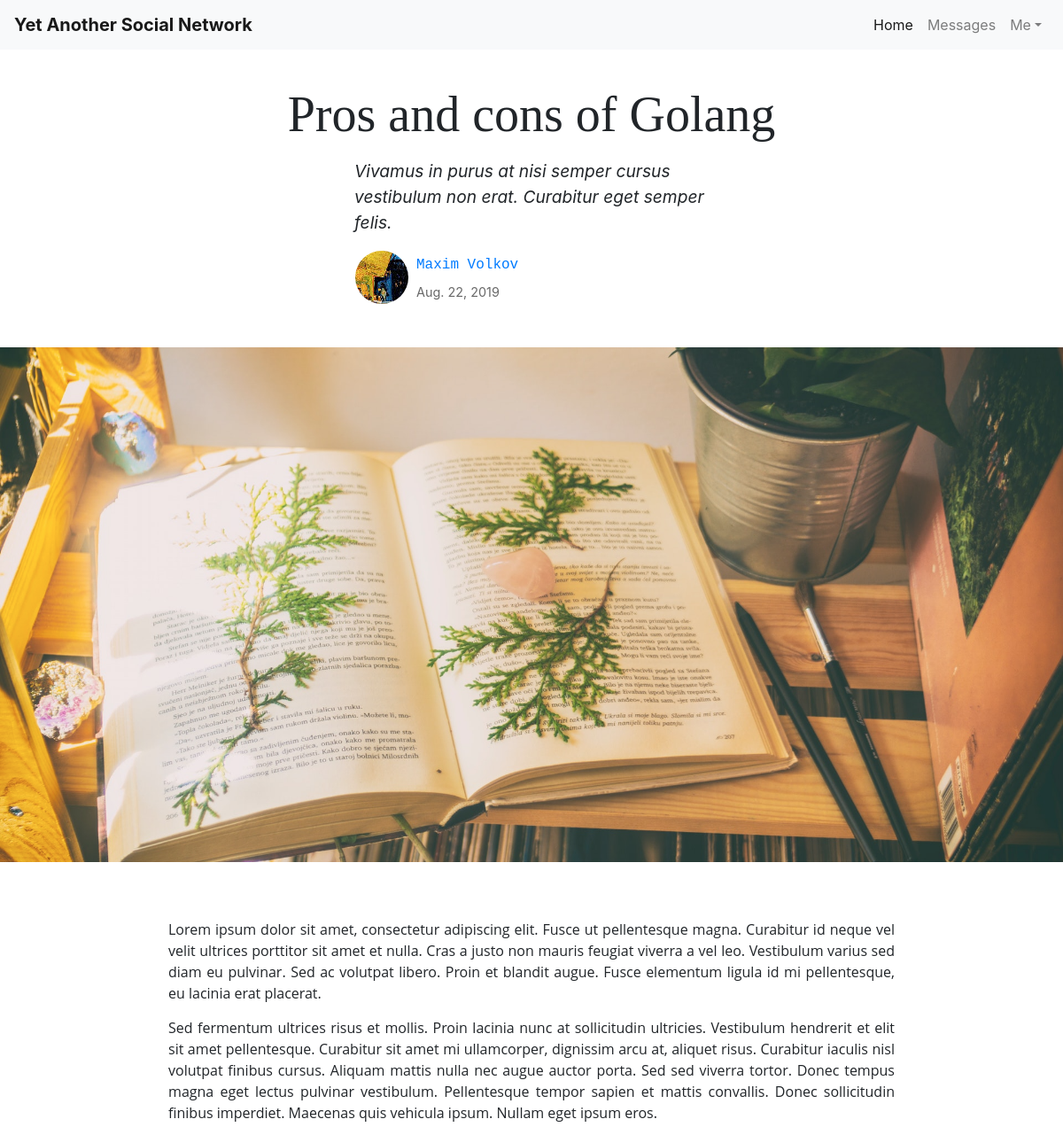
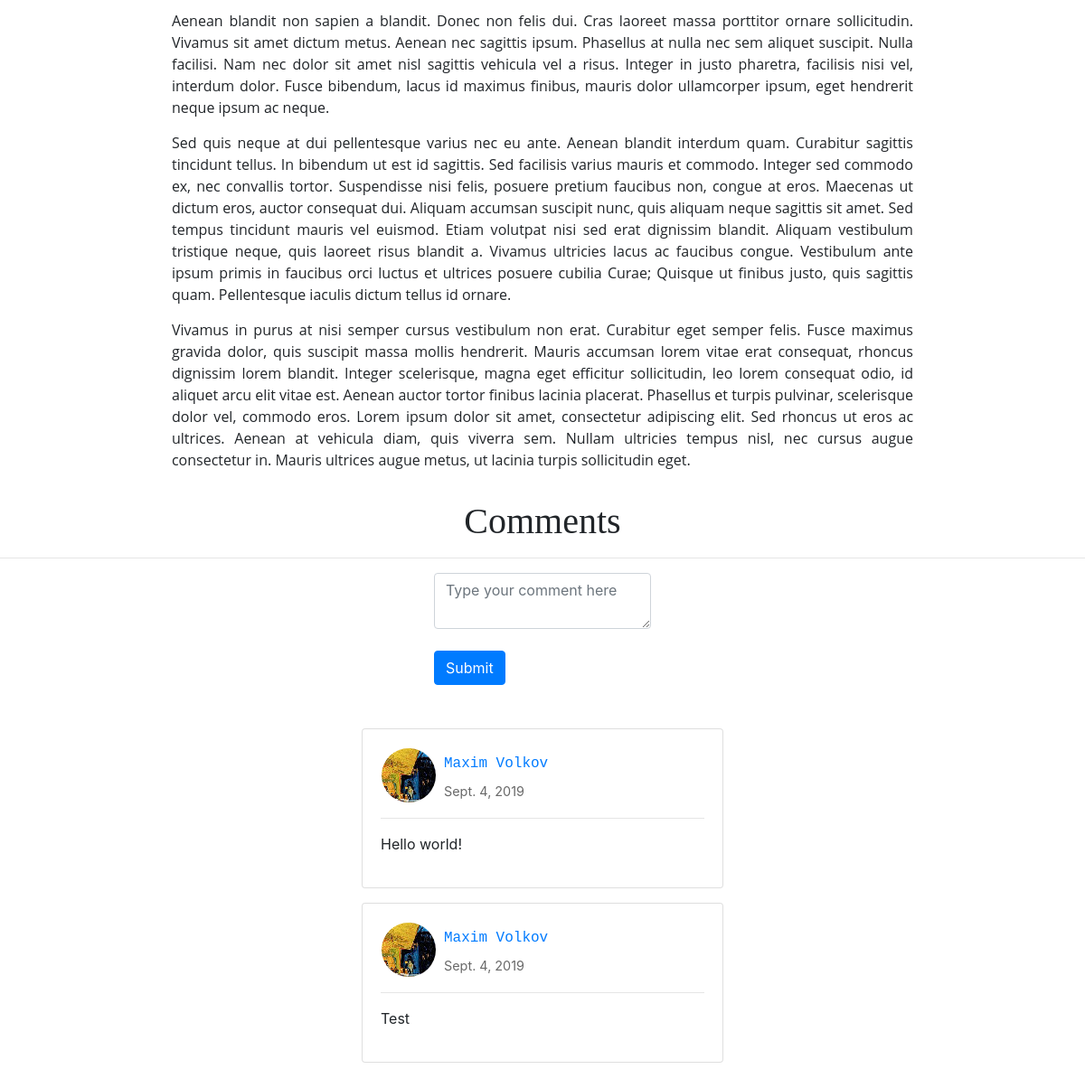
The app's page /home/prog/5/ (signed in) with its own data (2 pictures, top to bottom).
### blog/models.py (models this page shows, shortened)
class Article(models.Model):
    categories = [
        ('prog', 'Programming'),
        ('robo', 'Robotics'),
        ('math', 'Mathematics'),
        ('cs', 'Computer Science'),
        ('bc', 'Blockchain'),
        ('iot', 'Internet Of Things'),
        ('ml', 'Machine Learning'),
        ('hard', 'Hardware'),
        ('do', 'DevOps')
    ]
    title = models.CharField(max_length=256)
    annotation = models.TextField(max_length=150, default='Lorem ipsum')
    logo = models.ImageField(upload_to=get_logo_path, null=True)
    logo_preview = models.ImageField(upload_to=get_logo_preview_path, null=True)
    category = models.CharField(max_length=4, choices=categories)
    author = models.ForeignKey(get_user_model(), on_delete=models.CASCADE)
    date_created = models.DateField(auto_now_add=True)
    date_modified = models.DateField(auto_now=True)
    body = HTMLField('Content')

class Comment(models.Model):
    author = models.ForeignKey(get_user_model(), on_delete=models.CASCADE)
    date_created = models.DateField(auto_now_add=True)
    body = models.TextField()
    article = models.ForeignKey(Article, on_delete=models.CASCADE)

### users/models.py (models this page shows, shortened)
class CustomUser(AbstractUser):
    description = models.CharField(max_length=256)
    avatar = models.ImageField(upload_to=get_avatar_path, default='avatars/default.png', blank=True)
    avatar_preview = models.ImageField(upload_to=get_avatar_preview_path, null=True)

### blog/views.py (the view)
# urls.py: path('<str:category>/<pk>/', views.article),
@login_required
def article(request, category, pk):
    article = Article.objects.get(pk=pk)
    comments = Comment.objects.filter(article=article).order_by('date_created')
    context = {
        'article': article,
        'comments': comments
    }
    return render(request, 'blog/article.html', context)

### users/forms.py
class LoginForm(AuthenticationForm):
    username = forms.CharField(widget=forms.TextInput(attrs={'class': 'form-control'}), max_length=50)
    password = forms.CharField(widget=forms.PasswordInput(attrs={'class': 'form-control'}), max_length=50)

### users/context_processors.py (called while the page is built)
def add_login_form(request):
    return {
        'login_form': LoginForm(),
    }

### blog/templates/blog/article.html (shortened to what this page needs)
{% extends "blog/base.html" %}
{% block content %}
    <div style="margin-top: 6em;">
        <h1 class="display-4" style="text-align: center; font-family: verdana;">{{ article.title }}</h1>
        <div class="mx-auto my-3" style="width: 25em; text-align: left;">
            <i><p style="font-size: 120%;">{{ article.annotation }}</p></i>
            <a id="author" href="/user/{{ article.author.username }}">
                <table>
                    <tr>
                        <td rowspan="2">
                            <img class="rounded-circle" src="{{ article.author.avatar_preview.url }}" alt="Author avatar">
                        </td>
                        <td style="padding-left: 0.5em;">
                            <span style="font-family: courier;">{{ article.author.first_name }} {{ article.author.last_name }}</span>
                        </td>
                    </tr>
                    <tr>
                        <td style="padding-left: 0.5em;">
                            <span style="font-size: 90%; color: dimgrey;">{{ article.date_created }}</span>
                        </td>
                    </tr>
                </table>
            </a>
        </div>
        <img class="img-fluid" src="{{ article.logo.url }}" alt="Logo image" style="padding-top: 2em;">
    </div>
    <div class="container" style="padding-top: 4em; padding-left: 10em; padding-right: 10em;">
        {{ article.body | safe }}
    </div>
    <div style="margin-top: 2em; margin-bottom: 4em;">
        <div class="mx-auto" style="text-align: center;">
            <h1 style="font-family: verdana;">Comments</h1>
            <hr>
        </div>
        <div class="mx-auto" style="width: 15em; text-align: left;">
            <form method="post" action="leave_comment">
                <textarea name="body" class="form-control" placeholder="Type your comment here" required></textarea><br>
                <button class="btn btn-primary" type="submit">Submit</button>
            </form>
        </div>
        <div class="mx-auto" style="padding-top: 2em;">
            {% for comment in comments %}
                <div class="card mx-auto my-3" style="width: 25em; text-align: left;">
                    <div class="card-body">
                        <div class="card-title">
                            <a id="author" href="/user/{{ comment.author.username }}">
                                <table>
                                    <tr>
                                        <td rowspan="2">
                                            <img class="rounded-circle" src="{{ comment.author.avatar_preview.url }}" alt="Author avatar">
                                        </td>
                                        <td style="padding-left: 0.5em;">
                                            <span style="font-family: courier;">{{ comment.author.first_name }} {{ comment.author.last_name }}</span>
                                        </td>
                                    </tr>
                                    <tr>
                                        <td style="padding-left: 0.5em;">
                                            <span style="font-size: 90%; color: dimgrey;">{{ comment.date_created }}</span>
                                        </td>
                                    </tr>
                                </table>
                                <hr>
                            </a>
                        </div>
                        <div class="card-text">
                            <p>{{ comment.body }}</p>
                        </div>
                    </div>
                </div>
            {% empty %}
                <div class="mx-auto" style="width: 15em;"><h4>There are no comments here yet.</h4></div>
            {% endfor %}
        </div>
    </div>
{% endblock %}

### records on screen
Article: title "Pros and cons of Golang", annotation "Vivamus in purus at nisi semper cursus vestibulum non erat. Curabitur eget semper felis.", author.avatar_preview (picture), author.first_name "Maxim", author.last_name "Volkov", date_created "Aug. 22, 2019", logo (picture), body "Lorem ipsum dolor sit amet, consectetur adipiscing elit. Fusce ut pellentesque magna. Curabitur id neque vel velit ultrices porttitor sit amet et nulla. Cras a justo non mauris feugiat viverra a vel leo. Vestibulum varius sed diam eu pulvinar. Sed ac volutpat libero. Proin et blandit augue. Fusce elementum ligula id mi pellentesque, eu lacinia erat placerat. Sed fermentum ultrices risus et mollis. Proin lacinia nunc at sollicitudin ultricies. Vestibulum hendrerit et elit sit amet pellentesque. Curabitur sit amet mi ullamcorper, dignissim arcu at, aliquet risus. Curabitur iaculis nisl volutpat finibus cursus. Aliquam mattis nulla nec augue auctor porta. Sed sed viverra tortor. Donec tempus…"
Comment: author.avatar_preview (picture), author.first_name "Maxim", author.last_name "Volkov", date_created "Sept. 4, 2019", body "Hello world!"
Comment: author.avatar_preview (picture), author.first_name "Maxim", author.last_name "Volkov", date_created "Sept. 4, 2019", body "Test"
